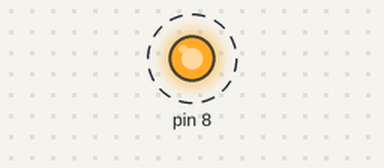
The program below on a simulated Raspberry Pi (header pin numbers). Shown: output pins drawn as LEDs (lit = HIGH). Dashed ring = blinking.

Above: at 0.5 s.
Timing chart, 0 to 4.6 s (numbered marks = the images above):
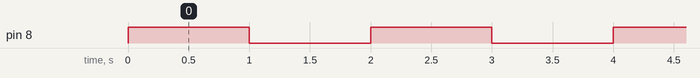

Measured:
- by itself, pin 8: alternates HIGH for 1.0 s and LOW for 1.0 s

The program:

blink_RPi_GPIO.py
```python
#!/usr/bin/env python3

import RPi.GPIO as GPIO # Import Raspberry Pi GPIO library
from time import sleep # Import the sleep function from the time module

def init():
  GPIO.setwarnings(True) # Ignore warning for now
  GPIO.setmode(GPIO.BOARD) # Use physical pin numbering
  GPIO.setup(8, GPIO.OUT, initial=GPIO.LOW) # Set pin 8 to be an output pin and set initial value to low (off)

def pinOn( pin ):
  GPIO.output( pin, GPIO.HIGH )

def pinOff( pin ):
  GPIO.output( pin, GPIO.LOW )

def readPin( pin ):
  GPIO.input( pin )

def togglePin( pin ):
  pin_value = GPIO.input( pin )
  if pin_value == GPIO.HIGH:
    GPIO.output( pin, GPIO.LOW )
  elif pin_value == GPIO.LOW:
    GPIO.output( pin, GPIO.HIGH )
  else:
    raise RuntimeException( "pin {} was neither HIGH, nor LOW: {}".format( pin, pin_value ) )

def main():
  init()
  while True:
    togglePin( 8 )
    sleep(1)

if __name__ == "__main__":
  main()
```
